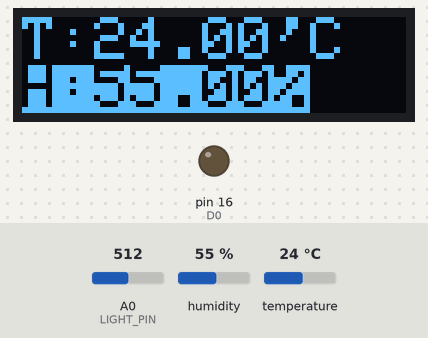
The sketch below on a simulated Arduino Uno, built with avr-gcc and run on an emulated ATmega328P. On the bench: 128×32 one-colour display, output pins drawn as LEDs (lit = HIGH). The test bench sets the inputs (shaded band); at power-on: humidity 55 %, temperature 24 °C, A0 (LIGHT_PIN) = 512. No MQTT or app messages arrive unless stated; pins used as bus, display or sensor lines are not drawn; what the sketch prints to the serial monitor is not drawn.

Above: at 2.3 s.
2.4 s: humidity set to 22 %
At 3.7 s:
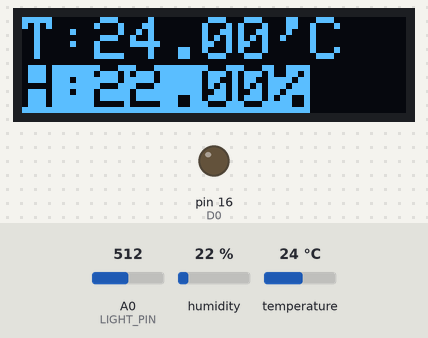
4.0 s: temperature set to 12 °C
At 4.9 s:
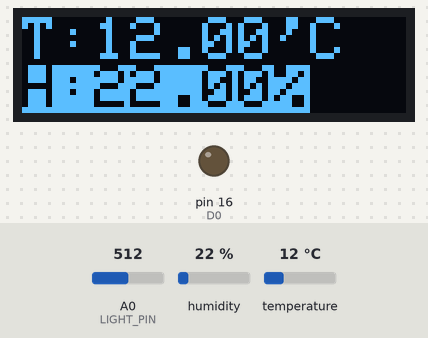
7.6 s: humidity set to 40 %
At 8.0 s:
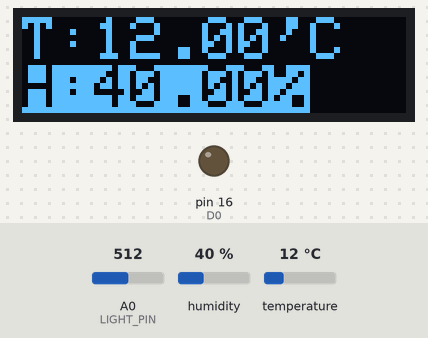
9.2 s: temperature set to 19 °C
At 10.5 s:
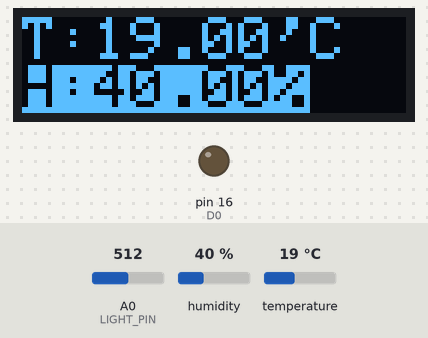
Timing chart, 0 to 12.2 s (numbered marks = the images above; inputs shaded):
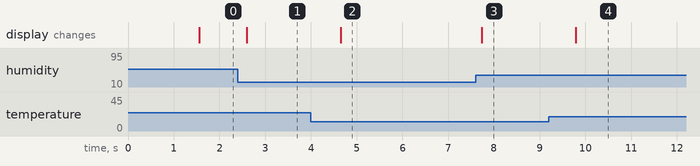

The sketch:

rpi3_flask_nodeMCU_LED_DHT_MQTT.ino
```cpp
#include "EspMQTTClient.h"
#include "DHTesp.h"
#include <SPI.h>
#include <Wire.h>
#include <Adafruit_GFX.h>
#include <Adafruit_SSD1306.h>

#define SCREEN_WIDTH 128 // OLED display width, in pixels
#define SCREEN_HEIGHT 32 // OLED display height, in pixels

#define OLED_RESET -1 // Reset pin # (or -1 if sharing Arduino reset pin)
#define SCREEN_ADDRESS 0x3C ///< See datasheet for Address; 0x3D for 128x64, 0x3C for 128x32
Adafruit_SSD1306 display(SCREEN_WIDTH, SCREEN_HEIGHT, &Wire, OLED_RESET);

//GPIO Pin Mapping 부분이다.
#define D0 16 //LED
#define D1 5 //OLED SCL
#define D2 4 //OLED SDA
#define D3 0 //DHT22
#define D4 2 //Relay
#define D5 14
#define D6 12
#define D7 13
#define D8 15
#define LED_PIN D0
#define LED_ON HIGH // active-HIGH
#define LED_OFF LOW

// 과제를 위한 맵핑 부분
#define LIGHT_PIN A0 // Light 핀 맵핑
#define LED_PIN D0 // LED 핀 맵핑
#define DHTPIN D3 // DHT 핀 맵핑
#define RELAY1_PIN D4 // HW1을 위해 D4로 맵핑 변경
#define RELAY_OFF HIGH // HIGH 신호이면 릴레이 동작하지 않음
#define RELAY_ON LOW // LOW 신호이면 릴레이 동작함

// case를 정의 (subscribe case)
#define CASE_LIGHT_LED "light/led" // led toggle
#define CASE_LIGHT_LED_ON "light/ledon" // led on
#define CASE_LIGHT_LED_OFF "light/ledoff" // led off
#define CASE_LIGHT_USB_LED "light/usbled" // usb led toggle
#define CASE_LIGHT_USB_LED_ON "light/usbledon" // usb led on
#define CASE_LIGHT_USB_LED_OFF "light/usbledoff" // usb led off

//MQTT관련 선언
#define mqtt_broker "***.***.***.***"
#define mqtt_username "iot"
#define mqtt_password "******"
#define mqtt_clientname "jumy" // should be changed

//WiFi 관련 선언
const char *wifi_ssid = "*****"; // should be changed
const char *wifi_password = "*****"; // should be changed

EspMQTTClient client(
  wifi_ssid, //연결된 와이파이
  wifi_password, //연결된 와이파이 비밀 번호
  mqtt_broker, // MQTT Broker server ip
  mqtt_username, //broker에 접속하는 아이디
  mqtt_password, //broker에 접속하는 비밀번호
  mqtt_clientname, //유일한 기기를 사용하는 사용자
  1883 // The MQTT port, default to 1883. this line can be omitted
);

//Subscribe Topic for MQTT
const char *sub_topic = "iot/21600057";

// led, usbled의 상태를 위한 함수
int led_state = LED_OFF; //led_state는 led의 상태
int usb_led_state = RELAY_OFF; // 초기 상태는 불 꺼진 상태

// 각종 static var
String msgString;
int light_value; // cds 센서로 부터 받는 light value
float humidity, temperature; // 습도, 온도 변수
char str_temperature[40], str_humidity[40];

// 시간에 대한 변수
unsigned long time_snapshot1;

// led, usbled 변화 bool 값
bool led_change=false;
bool usb_led_change=false;

DHTesp dht; // dht

void setup() {
  // put your setup code here, to run once:
  Serial.begin(115200);
  pinMode(D0, OUTPUT);
  pinMode(LIGHT_PIN, INPUT);
  pinMode (LED_PIN, OUTPUT);
  pinMode (RELAY1_PIN, OUTPUT); // 릴레이 signal 단자
  digitalWrite(RELAY1_PIN, RELAY_OFF);
  dht.setup(DHTPIN, DHTesp::DHT22); // hw1에서 요구했던 DHTPIN(D3)에 맵핑

  // SSD1306_SWITCHCAPVCC = generate display voltage from 3.3V internally
  if(!display.begin(SSD1306_SWITCHCAPVCC, SCREEN_ADDRESS)) {
    Serial.println(F("SSD1306 allocation failed"));
    for(;;); // Don't proceed, loop forever
  }
  Serial.println(F("SSD1306 allocation successed"));

  time_snapshot1 = millis();
}

void onConnectionEstablished() { //client가 서버와 연결되면 loop를 돌면서 이 함수가 호출됨
  Serial.println("Connection Established!");

  client.subscribe(sub_topic, [](const String & topic, const String & payload)
  {
    Serial.println(topic + ": " + payload);
    msgString = payload;

    // light에 관련된 subscribe
    if (msgString.equals(CASE_LIGHT_LED)) {led_control(1); led_change=true;}
    else if (msgString.equals(CASE_LIGHT_LED_ON)) {led_control(2); led_change=true;}
    else if (msgString.equals(CASE_LIGHT_LED_OFF)) {led_control(3); led_change=true;}
    else if (msgString.equals(CASE_LIGHT_USB_LED)) {usb_led_control(1); usb_led_change=true;}
    else if (msgString.equals(CASE_LIGHT_USB_LED_ON)) {usb_led_control(2); usb_led_change=true;}
    else if (msgString.equals(CASE_LIGHT_USB_LED_OFF)) {usb_led_control(3); usb_led_change=true;}

    if (led_change) {
      digitalWrite(D0, led_state);
      led_change=false;
    }
    else if (usb_led_change) {
      digitalWrite(RELAY1_PIN, usb_led_state);
      usb_led_change=false;
    }

  });
}

void loop() {
  client.loop();
  if (time_snapshot1 + 1000 <= millis()) {
    publish_cds();
    fetch_dht22_info();
    write_dht22_info_to_display();
    publish_dht22();
    time_snapshot1 = millis();
  }
}

// led 제어 함수 (temp 값, 1:토글, 2:on, 3:off)
void led_control(int temp) {
  if (temp==1) led_state = !led_state;
  else if (temp==2) led_state = LED_ON;
  else if (temp==3) led_state = LED_OFF;
}

// usb led 제어 함수 (temp 값, 1:토글, 2:on, 3:off)
void usb_led_control(int temp) {
  if (temp==1) usb_led_state = !usb_led_state;
  else if (temp==2) usb_led_state = RELAY_ON;
  else if (temp==3) usb_led_state = RELAY_OFF;
}

// cds 센서 정보 publish 함수
void publish_cds() {
  String cds_topic = "iot/21600057/sensor/cds"; // cds topic
  char msg[50];
  light_value = analogRead(LIGHT_PIN);

  sprintf(msg, "Light amount is %d", light_value);
  client.publish(cds_topic, msg);
}

// dht22 정보 publish
void publish_dht22() {
  String dht_all_topic = "iot/21600057/dht22"; // 온습도 topic
  String t_topic = "iot/21600057/dht22_t";// 온도 topic
  String h_topic = "iot/21600057/dht22_h";// 습도 topic

  char msg[50];

  sprintf(msg, "{Humidity : %.2f, Temperature : %.2f}", humidity, temperature);
  client.publish(dht_all_topic, msg);
  sprintf(msg, "{Temperature : %.2f}", temperature);
  client.publish(t_topic, msg);
  sprintf(msg, "{Humidity : %.2f}", humidity);
  client.publish(h_topic, msg);
}

// 온습도 정보 읽기
void fetch_dht22_info() {
  humidity = dht.getHumidity();
  temperature = dht.getTemperature();

  if (!isnan(humidity) && !isnan(temperature)) { // !(not a number), humidity와 temperature가 숫자 값이라면
    Serial.print("Temp:");
    Serial.print(temperature);
    Serial.print("\tHumidity:");
    Serial.println(humidity);
  }
  else
    Serial.println("Fetch DHT22 Data Error!");
}

// OLED에 온습도 정보 출력
void write_dht22_info_to_display() {
  display.clearDisplay();

  display.setTextSize(2);             // Normal 1:1 pixel scale
  display.setTextColor(SSD1306_WHITE);        // Draw white text

  display.setCursor(0,0);             // Start at top-left corner
  display.print(F("T:"));
  display.print(temperature);
  display.println(F("'C"));

  display.setTextColor(SSD1306_BLACK, SSD1306_WHITE); // Draw 'inverse' text
  display.print(F("H:"));
  display.print(humidity);
  display.println(F("%"));

  display.display();
}
```

Measured:
- after the input at 2.4 s, the display: changes after 0.19 s (image 1)
- after the input at 4.0 s, the display: changes after 0.65 s (image 2)
- after the input at 7.6 s, the display: changes after 0.13 s (image 3)
- after the input at 9.2 s, the display: changes after 0.59 s (image 4)
